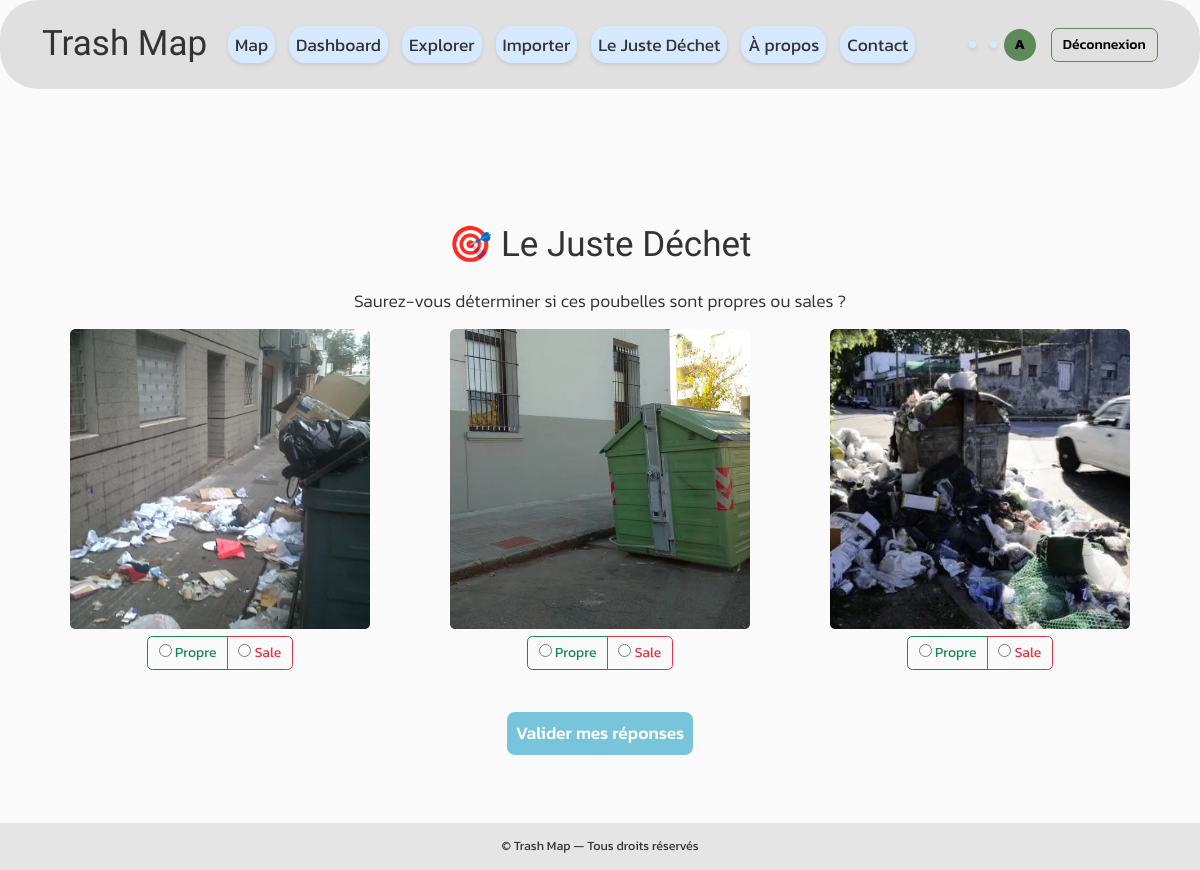
The app's page /quizz (signed in) with its own data.
### app/models.py (models this page shows, shortened)
class User (db.Model, UserMixin):
    __tablename__ = 'Users'
    id                 = db.Column(db.Integer, primary_key=True, autoincrement=True)
    username           = db.Column(db.String(64), unique=True, nullable=False)
    email              = db.Column(db.String(120), unique=True, nullable=False)
    password           = db.Column(db.String(128), nullable=False)
    nb_pic             = db.Column(db.Integer, default=0)
    role               = db.Column(db.String(200), nullable=False, default='user')
    points             = db.Column(db.Integer, default=0)
    created_at         = db.Column(db.DateTime, nullable=False, default=db.func.current_timestamp())

class Image(db.Model):
    __tablename__ = 'Images'
    id            = db.Column(
        db.Integer,
        primary_key=True
    )
    file_path     = db.Column(
        db.String(200),
        nullable=False
    )
    label         = db.Column(
        db.String(100),
        nullable=True
    )
    true_label    = db.Column(
        db.String(100),
        nullable=True
    )
    upload_date   = db.Column(
        db.DateTime,
        nullable=False,
        default=datetime.utcnow
    )
    username      = db.Column(
        db.String(80),
        nullable=False,
        server_default='anonymous'
    )
    localisation  = db.Column(
        db.String(100),
        nullable=False,
        server_default='unknown'
    )
    description   = db.Column(
        db.Text,
        nullable=False,
        server_default='no description'
    )
    quizz         = db.Column(
        db.String(100),
        nullable=True
    )

### app/routes.py (the view, shortened to what this page needs)
@main_bp.route('/quizz', methods=['GET', 'POST'])
def quizz():
    conn = connect_db()
    known_images, unknown_image = get_quizz_images(conn)
    conn.close()
    return render_template("quizz.html", known_images=known_images, unknown_image=unknown_image)

### app/utils.py (called while the page is built)
def connect_db():
    conn = sqlite3.connect(DB_PATH)
    conn.row_factory = sqlite3.Row
    return conn

def get_quizz_images(conn):
    cursor = conn.cursor()
    cursor.execute("""
        SELECT id, file_path, true_label
        FROM Images
        WHERE true_label IN ('clean', 'dirty')
        ORDER BY RANDOM()
        LIMIT 2
    """)
    known_images = cursor.fetchall()
    cursor.execute("""
        SELECT id, file_path
        FROM Images
        WHERE true_label = 'unknown'
        ORDER BY RANDOM()
        LIMIT 1
    """)
    unknown_image = cursor.fetchone()
    return known_images, unknown_image

### app/templates/quizz.html (shortened to what this page needs)
{% extends "base.html" %}
{% block content %}
<div class="container mt-4">
  <h1 class="text-center mb-4">🎯 {{ _('Le Juste Déchet') }}</h1>
  <p class="lead text-center">
    {{ _('Saurez-vous déterminer si ces poubelles sont propres ou sales ?') }}
  </p>
  <form method="POST" action="{{ url_for('quiz.take_quiz') }}">
    <div class="row">
      {% for img in known_images %}
        <div class="col-md-4 text-center mb-4">
          <img
            src="{{ url_for('static', filename='uploads/' ~ img.file_path) }}"
            class="img-fluid rounded"
            alt="{{ _('Photo de poubelle n°%(num)s', num=loop.index) }}"
            style="width: 300px; height: 300px; object-fit: cover;"
          >
          <div class="btn-group btn-group-toggle mt-2" data-bs-toggle="buttons">
            <label class="btn btn-outline-success">
              <input
                type="radio"
                name="guess_{{ img.id }}"
                value="clean"
                required
              > {{ _('Propre') }}
            </label>
            <label class="btn btn-outline-danger">
              <input
                type="radio"
                name="guess_{{ img.id }}"
                value="dirty"
                required
              > {{ _('Sale') }}
            </label>
          </div>
        </div>
      {% endfor %}
      <div class="col-md-4 text-center mb-4">
        <img
          src="{{ url_for('static', filename='uploads/' ~ unknown_image.file_path) }}"
          class="img-fluid rounded"
          alt="{{ _('Photo de poubelle inconnue') }}"
          style="width: 300px; height: 300px; object-fit: cover;"
        >
        <div class="btn-group btn-group-toggle mt-2" data-bs-toggle="buttons">
          <label class="btn btn-outline-success">
            <input
              type="radio"
              name="guess_{{ unknown_image.id }}"
              value="clean"
              required
            > {{ _('Propre') }}
          </label>
          <label class="btn btn-outline-danger">
            <input
              type="radio"
              name="guess_{{ unknown_image.id }}"
              value="dirty"
              required
            > {{ _('Sale') }}
          </label>
        </div>
      </div>
    </div>
    <div class="text-center mt-4">
      <button type="submit" class="btn btn-primary btn-lg">
        {{ _('Valider mes réponses') }}
      </button>
    </div>
  </form>
</div>
{% endblock %}

### app/templates/base.html (shortened to what this page needs)
<!DOCTYPE html>
<html lang="{{ current_locale }}">
<head>
  <link
    href="https://cdn.jsdelivr.net/npm/bootstrap@5.3.2/dist/css/bootstrap.min.css"
    rel="stylesheet"
  />
  <link rel="stylesheet" href="https://unpkg.com/leaflet/dist/leaflet.css" />
  <link
    rel="stylesheet"
    href="https://cdn.jsdelivr.net/gh/lipis/flag-icons@7.3.2/css/flag-icons.min.css"
  />
  <link href="{{ url_for('static', filename='css/main.css') }}" rel="stylesheet" />
</head>
<body class="d-flex flex-column min-vh-100">
  <nav class="navbar navbar-expand-lg custom-navbar fixed-top">
    <div class="container-fluid">
      <a class="navbar-brand" href="{{ url_for('main.show_map') }}">
        {{ _('Trash Map') }}
      </a>
      <div class="collapse navbar-collapse justify-content-between" id="topNav">
        <ul class="navbar-nav me-auto mb-2 mb-lg-0 flex-column flex-lg-row">
          <li class="nav-item">
            <a class="nav-link" href="{{ url_for('main.show_map') }}">{{ _('Map') }}</a>
          </li>
          <li class="nav-item">
            <a class="nav-link" href="{{ url_for('main.dashboard') }}">{{ _('Dashboard') }}</a>
          </li>
          <li class="nav-item">
            <a class="nav-link" href="{{ url_for('main.explorer') }}">{{ _('Explorer') }}</a>
          </li>
          <li class="nav-item">
            <a class="nav-link" href="{{ url_for('main.upload') }}">{{ _('Importer') }}</a>
          </li>
          <li class="nav-item">
            <a class="nav-link" href="{{ url_for('main.quizz') }}">{{ _('Le Juste Déchet') }}</a>
          </li>
          <li class="nav-item">
            <a class="nav-link" href="{{ url_for('main.about') }}">{{ _('À propos') }}</a>
          </li>
          <li class="nav-item">
            <a class="nav-link" href="{{ url_for('main.contact') }}">{{ _('Contact') }}</a>
          </li>
        </ul>
        <div class="auth-box d-flex align-items-center ms-auto">
          <ul class="navbar-nav ms-3 d-flex flex-row align-items-center">
            <li class="nav-item">
              <a class="nav-link p-1" href="{{ request.path }}?lang=fr" title="Français">
              </a>
            </li>
            <li class="nav-item">
              <a class="nav-link p-1" href="{{ request.path }}?lang=en" title="English">
              </a>
            </li>
          </ul>
          {% if current_user.is_authenticated %}
            <a href="{{ url_for('profile.view') }}" class="nav-avatar me-2">
              <span class="avatar-circle">{{ current_user.username[0]|upper }}</span>
            </a>
            <a href="{{ url_for('main.logout') }}" class="btn btn-outline-light">
              {{ _('Déconnexion') }}
            </a>
          {% endif %}
        </div>
      </div>
    </div>
  </nav>
  <div class="container-fluid flex-fill pt-5 pb-5">
    <div class="row h-100">
      <main class="col-12 px-4 py-4 overflow-auto">
        {% block content %}{% endblock %}
      </main>
    </div>
  </div>
  <footer class="footer text-center py-3 mt-auto">
    &copy; {{ current_year }} {{ _('Trash Map — Tous droits réservés') }}
  </footer>
</body>
</html>

### app/static/css/main.css (style rules this page uses)
html, body { height: 100%; margin: 0; padding-top: 70px; font-family: 'Kanit', sans-serif; font-size: 14px; background: #fafafa; color: #333; display: flex; flex-direction: column; }
.flex-fill { flex: 1; }
.custom-navbar, .custom-navbar .container-fluid { padding: 0.5rem 1.5rem; }
.custom-navbar { background: #e0e0e0; border-radius: 38px; }
.custom-navbar .navbar-brand { font-family: 'Micro 5', monospace; font-size: 2.5rem; color: #333; }
.custom-navbar .navbar-nav { display: flex; flex-direction: row; align-items: center; }
.custom-navbar .nav-link { margin: 0 0.5rem; padding: 0.4rem 1rem; background: #ffffff; border-radius: 16px; box-shadow: 0 2px 4px rgba(0,0,0,0.1); font-size: 1.25rem; color: #333; transition: all 0.2s; }
.custom-navbar .nav-link:nth-child(1) { background: #d7e9ff; }
.auth-box .btn { border-radius: 0.5rem; font-weight: 500; padding: 0.4rem 0.8rem; width: auto; transition: background-color 0.2s ease, transform 0.2s ease; }
.btn-primary { background: #78c4db; border: none; font-weight: 500; border-radius: 8px; padding: 0.6rem; transition: background-color 0.2s, transform 0.2s; }
main { flex: 1; padding: 1rem; }
h1, h2, h3, .display-5 { font-family: 'Micro 5', monospace; color: #333; }
p { line-height: 1.6; margin-bottom: 1rem; }
footer { background: #e0e0e0cb; text-align: center; padding: 1rem 0; font-size: 0.9rem; margin-top: auto; }
.btn-outline-light { color: #000000; border-color: #5e8959; }
.nav-avatar { text-decoration: none; }
.avatar-circle { display: inline-flex; align-items: center; justify-content: center; width: 36px; height: 36px; border-radius: 50%; background-color: #e0e0e0; color: #333333; font-size: 1rem; font-weight: bold; text-transform: uppercase; user-select: none; cursor: default; }
.avatar-circle { display: inline-flex; align-items: center; justify-content: center; width: 32px; height: 32px; margin-right: 8px; background-color: #5e8959; color: rgb(0, 0, 0); font-weight: bold; border-radius: 50%; text-transform: uppercase; }

### records on screen
User: username "A"
Image: file_path (picture)
Image: file_path (picture)
Image: file_path (picture)
